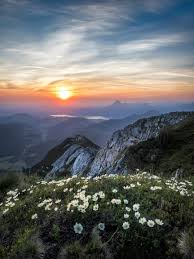
#> input picture DIP/DIP_Lab_406/Lab/353_lab_04/Lab_04_python/nature.jpeg, 194 x 259 px
$ python ImageResizeInterpolation.py
#> lines starting #> are read from the running program, lines starting #| are printed output that depends on the picture
import cv2
from matplotlib import pyplot as plt
image = cv2.imread('nature.jpeg')
#> image is the input picture: shape (259, 194, 3); mean B, G, R 104.3, 103.3, 101.1
image_rgb = cv2.cvtColor(image, cv2.COLOR_BGR2RGB)
new_width, new_height = 400, 300
resized_image = cv2.resize(image_rgb, (new_width, new_height), interpolation=cv2.INTER_LINEAR)
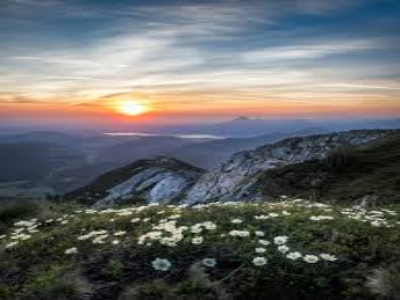
#> resized_image: shape (300, 400, 3); mean R, G, B 101, 103.2, 104.2
plt.figure(figsize=(12, 6))
plt.subplot(1, 2, 1)
plt.imshow(image_rgb)
plt.title('Original Image')
plt.axis('off')
plt.subplot(1, 2, 2)
plt.imshow(resized_image)
plt.title('Resized Image (Linear Interpolation)')
plt.axis('off')
plt.show()
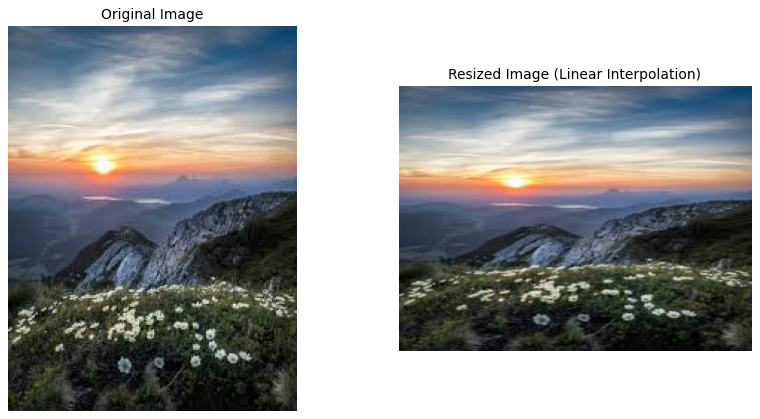
#> figure drawn by matplotlib, 2 panels

$ run again, with DIP/DIP_Lab_406/Lab/353_lab_04/Lab_04_python/flower.jpeg copied over DIP/DIP_Lab_406/Lab/353_lab_04/Lab_04_python/nature.jpeg
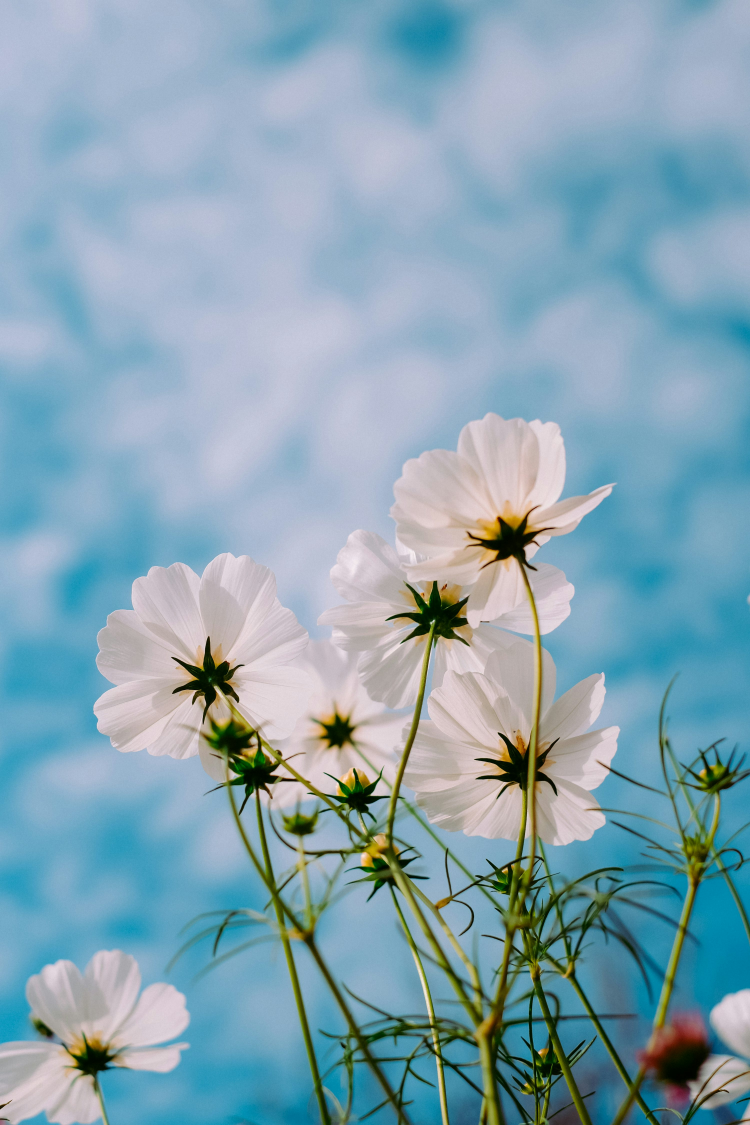
#> input picture DIP/DIP_Lab_406/Lab/353_lab_04/Lab_04_python/flower.jpeg, 3000 x 4500 px (shown at 1/4 size)
#> image is the input picture: shape (4500, 3000, 3); mean B, G, R 179, 164.7, 134.1
#> `resized_image = cv2.resize(image_rgb, (new_width, new_height), interpo..`:
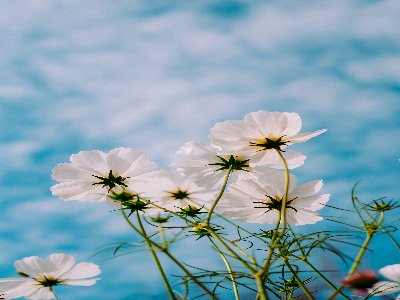
#> resized_image: shape (300, 400, 3); mean R, G, B 134.2, 164.8, 179.1
#> `plt.show()`:
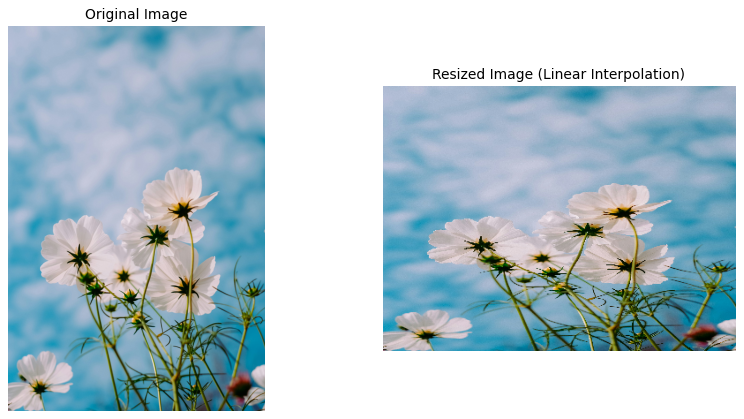
#> figure drawn by matplotlib, 2 panels
